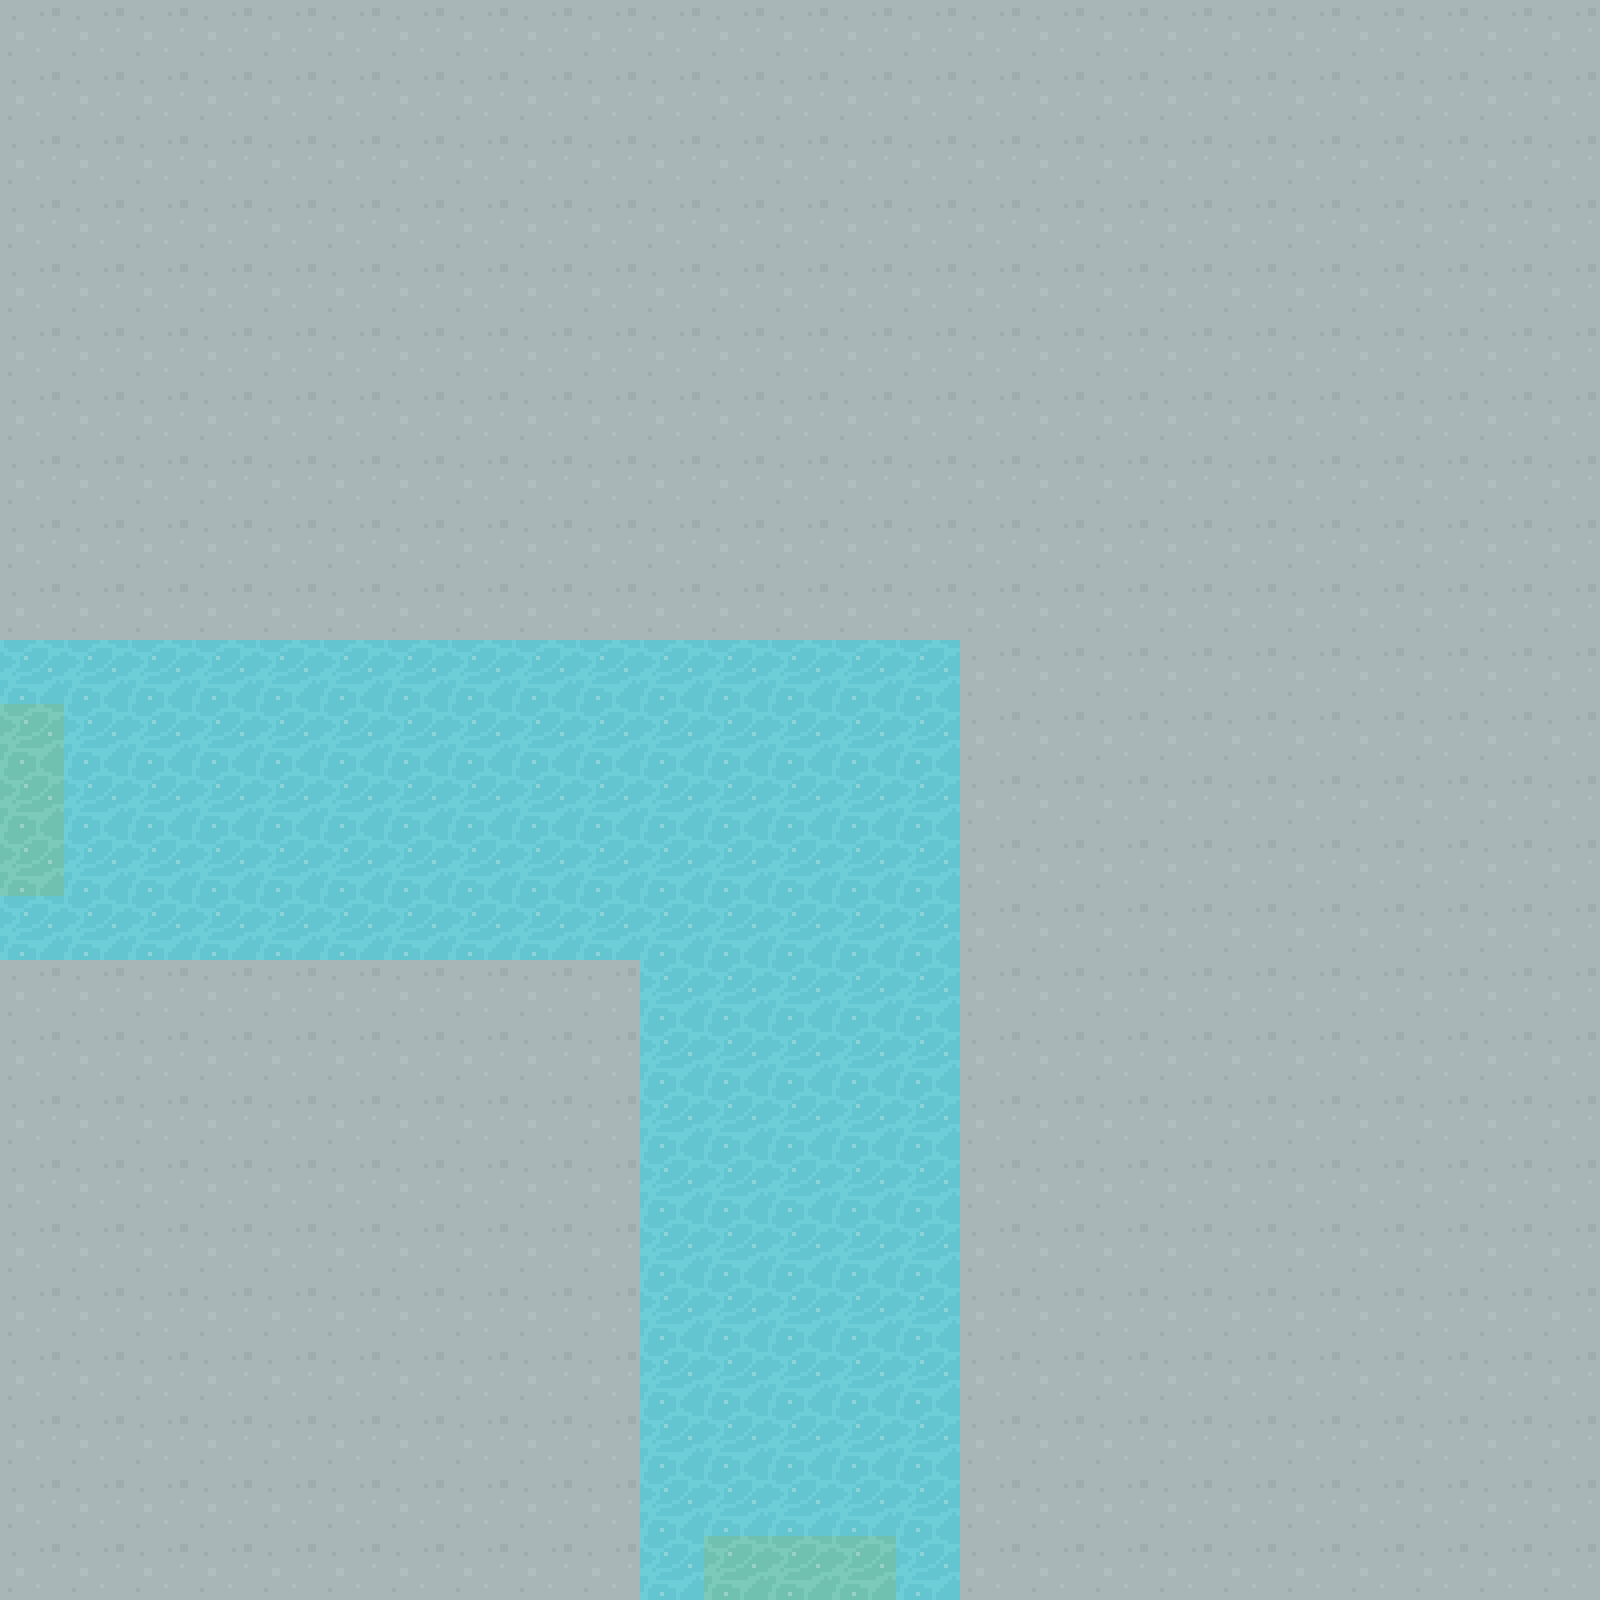

Rendered tile map (Tiled .tmx) drawn with the repository's tilesets; below, a short description and the full map source, tile grids included:
An orthogonal 25x25 tile map with 64x64 px tiles, 1 tile layer (Tile Layer 1) and 3 objects (WEST, SOUTH).

<map version="1.2" tiledversion="1.3.3" orientation="orthogonal" renderorder="right-down" width="25" height="25" tilewidth="64" tileheight="64" infinite="0" nextlayerid="3" nextobjectid="5">
 <tileset firstgid="1" source="../maps/64TilesheetDungeon.tsx" />
 <layer id="1" name="Tile Layer 1" width="25" height="25">
  <data encoding="csv">
68,68,68,68,68,68,68,68,68,68,68,68,68,68,68,68,68,68,68,68,68,68,68,68,68,
68,68,68,68,68,68,68,68,68,68,68,68,68,68,68,68,68,68,68,68,68,68,68,68,68,
68,68,68,68,68,68,68,68,68,68,68,68,68,68,68,68,68,68,68,68,68,68,68,68,68,
68,68,68,68,68,68,68,68,68,68,68,68,68,68,68,68,68,68,68,68,68,68,68,68,68,
68,68,68,68,68,68,68,68,68,68,68,68,68,68,68,68,68,68,68,68,68,68,68,68,68,
68,68,68,68,68,68,68,68,68,68,68,68,68,68,68,68,68,68,68,68,68,68,68,68,68,
68,68,68,68,68,68,68,68,68,68,68,68,68,68,68,68,68,68,68,68,68,68,68,68,68,
68,68,68,68,68,68,68,68,68,68,68,68,68,68,68,68,68,68,68,68,68,68,68,68,68,
68,68,68,68,68,68,68,68,68,68,68,68,68,68,68,68,68,68,68,68,68,68,68,68,68,
68,68,68,68,68,68,68,68,68,68,68,68,68,68,68,68,68,68,68,68,68,68,68,68,68,
321,321,321,321,321,321,321,321,321,321,321,321,321,321,321,68,68,68,68,68,68,68,68,68,68,
326,321,321,321,321,321,321,321,321,321,321,321,321,321,321,68,68,68,68,68,68,68,68,68,68,
326,321,321,321,321,321,321,321,321,321,321,321,321,321,321,68,68,68,68,68,68,68,68,68,68,
326,321,321,321,321,321,321,321,321,321,321,321,321,321,321,68,68,68,68,68,68,68,68,68,68,
321,321,321,321,321,321,321,321,321,321,321,321,321,321,321,68,68,68,68,68,68,68,68,68,68,
68,68,68,68,68,68,68,68,68,68,321,321,321,321,321,68,68,68,68,68,68,68,68,68,68,
68,68,68,68,68,68,68,68,68,68,321,321,321,321,321,68,68,68,68,68,68,68,68,68,68,
68,68,68,68,68,68,68,68,68,68,321,321,321,321,321,68,68,68,68,68,68,68,68,68,68,
68,68,68,68,68,68,68,68,68,68,321,321,321,321,321,68,68,68,68,68,68,68,68,68,68,
68,68,68,68,68,68,68,68,68,68,321,321,321,321,321,68,68,68,68,68,68,68,68,68,68,
68,68,68,68,68,68,68,68,68,68,321,321,321,321,321,68,68,68,68,68,68,68,68,68,68,
68,68,68,68,68,68,68,68,68,68,321,321,321,321,321,68,68,68,68,68,68,68,68,68,68,
68,68,68,68,68,68,68,68,68,68,321,321,321,321,321,68,68,68,68,68,68,68,68,68,68,
68,68,68,68,68,68,68,68,68,68,321,321,321,321,321,68,68,68,68,68,68,68,68,68,68,
68,68,68,68,68,68,68,68,68,68,321,326,326,326,321,68,68,68,68,68,68,68,68,68,68
</data>
 </layer>
 <objectgroup id="2" name="Object Layer 1">
  <object id="1" name="WEST" x="0" y="704" width="64" height="192" />
  <object id="3" name="SOUTH" x="704" y="1536" width="192" height="64" />
  <object id="4" x="-127.913" y="453.829" width="1.75223" />
 </objectgroup>
</map>
